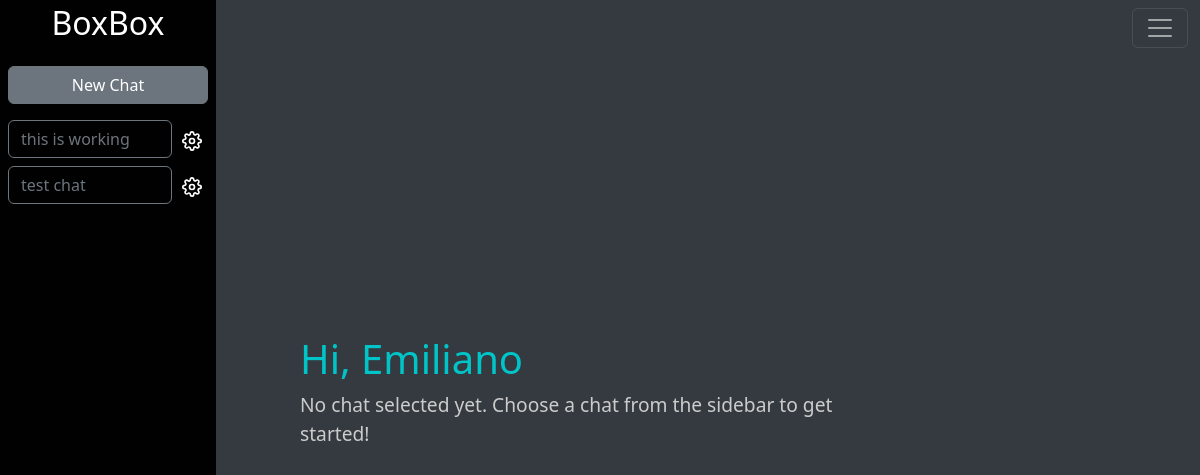
/mychats (signed in), run on an earlier commit of the app's database.
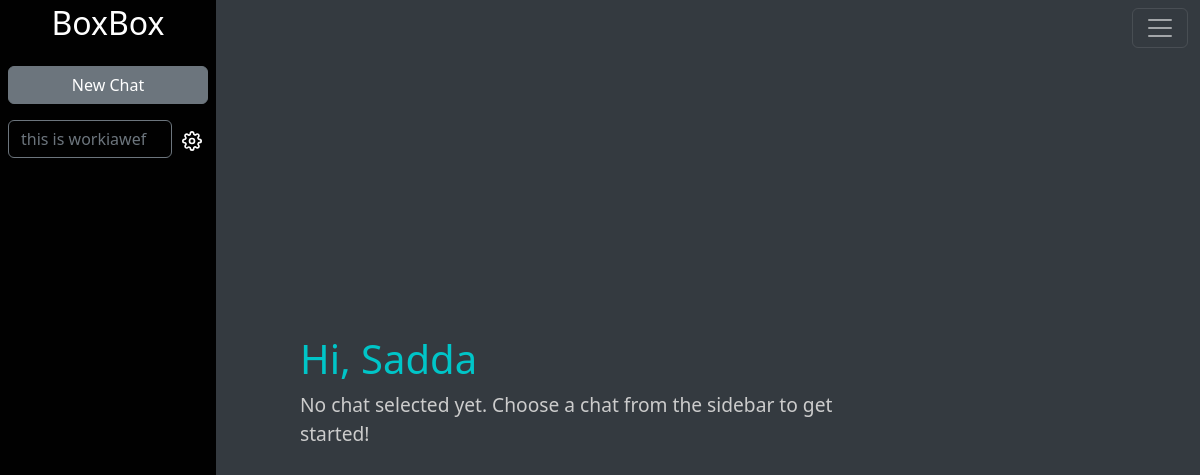
And on a later commit of the database.
### main.py (models this page shows)
class Base(DeclarativeBase):
    pass

class ChatSession(db.Model, Base):
    __tablename__ = "chat_sessions"
    id: Mapped[int] = mapped_column(db.Integer, primary_key=True)
    user_id: Mapped[int] = mapped_column(db.Integer, db.ForeignKey("users.id"))
    name: Mapped[str] = mapped_column(db.String(100), nullable=False)
    user: Mapped[User] = relationship("User", back_populates="chat_sessions")
    messages: Mapped[list["Message"]] = relationship("Message", back_populates="chat_session", cascade='all, delete-orphan')

class User(UserMixin, db.Model):
    __tablename__ = "users"
    id: Mapped[int] = mapped_column(Integer, primary_key=True)
    email: Mapped[str] = mapped_column(String(100), unique=True)
    password: Mapped[str] = mapped_column(String(100))
    name: Mapped[str] = mapped_column(String(100))
    chat_sessions: Mapped[list["ChatSession"]] = relationship("ChatSession", back_populates="user")

### main.py (the view, shortened to what this page needs)
@app.route('/mychats', defaults={'chat_id': None})
@app.route('/mychats/<int:chat_id>')
@login_required
def my_chats(chat_id):
    my_chats = ChatSession.query.filter_by(user_id=current_user.id).all()
    chat = None
    messages = None
    return render_template('chat.html', my_chats=my_chats, current_chat_id=chat_id, chat=chat, messages=messages, name=current_user.name)

### main.py (called while the page is built)
@login_manager.user_loader
def load_user(user_id):
    return User.query.get(int(user_id))

### templates/chat.html (shortened to what this page needs)
<!DOCTYPE html>
<html lang="en">
  <head>
    <link
      href="https://cdn.jsdelivr.net/npm/bootstrap@5.3.3/dist/css/bootstrap.min.css"
      rel="stylesheet"
    />
    <link
      rel="stylesheet"
      href="{{url_for('static', filename='css/chat.css')}}"
    />
  </head>
  <body>
    <nav class="navbar navbar-dark fixed-top navbar-fixed-top">
      <div class="container-fluid">
        <div class="dropdown">
          <button
            class="navbar-toggler"
            type="button"
            id="dropdownMenuButton"
            data-bs-toggle="dropdown"
            aria-expanded="false"
          >
            <span class="navbar-toggler-icon"></span>
          </button>
        </div>
      </div>
    </nav>
    <div class="fixed-sidebar pt-1 p-2">
      <h2 class="d-flex justify-content-center align-items-center text-white">BoxBox</h2>
      <a
        href="{{ url_for('create_chat') }}"
        class="btn btn-secondary w-100 my-3 text-color"
        >New Chat</a
      >
      <ul class="list-group list-group-flush text-white" id="chat-list">
        {% for chat in my_chats %}
        <li
          class="mb-2 d-flex justify-content-between align-items-center chat-item"
        >
          <a
            id="chat-btn-{{chat.id}}"
            class="chat-btn btn btn-outline-secondary flex-grow-1 text-start {% if chat.id == current_chat_id %}active{% endif %}"
            href="{{ url_for('my_chats', chat_id=chat.id) }}"
            >{{ chat.name }}</a
          >
          <div class="btn-group">
            <button
              type="button"
              class="settings-button"
              style="outline: none; box-shadow: none"
              data-bs-toggle="dropdown"
              aria-expanded="false"
            >
              <img
                src="{{ url_for('static', filename='images/icons/settings.svg') }}"
              />
            </button>
          </div>
        </li>
        {% else %}
        <li>You have no chats yet.</li>
        {% endfor %}
      </ul>
    </div>
    <div class="main-content">
      {% if chat %}
      <div id="messages">
        <br />
        {% for message in messages %} {% if message.sender == 'gemini' or
        message.sender == 'gpt3_5' %}
        <div class="ai-messages-container justify-content-between">
          {% if message.sender == 'gemini' %}
          <div class="gemini-message">
            <span class="terminal-prefix">Gemini:</span>
            <pre>{{ message.content }}</pre>
          </div>
          {% set next_message = loop.nextitem %} {% if next_message.sender ==
          'gpt3_5' %}
          <div class="gpt3_5-message">
            <span class="terminal-prefix">Gpt-3.5:</span>
            <pre>{{ next_message.content }}</pre>
          </div>
          {% endif %} {% endif %}
        </div>
        {% elif message.sender == 'user' %}
        <div class="user-message">
          <span class="terminal-prefix">You:</span>
          <pre>{{ message.content }}</pre>
        </div>
        {% endif %} {% endfor %}
      </div>
      <div class="chat-input-container">
        <div class="input-group chat-container">
          <textarea
            type="text"
            class="form-control prompt-input"
            id="messageInput"
            placeholder="Ask BoxBox..."
            aria-describedby="button-addon2"
          ></textarea>
          <button
            class="btn button-color prompt-send"
            type="button"
            id="sendButton"
          >
            <img
              src="{{ url_for('static', filename='images/icons/send-white.svg') }}"
              class="send-icon"
              alt="Send"
            />
          </button>
        </div>
      </div>
      {% else %}
      <div class="no-chat-selected">
        <h1 class="text-color-h">Hi, {{name.title()}}</h1>
        <p>
          No chat selected yet. Choose a chat from the sidebar to get started!
        </p>
      </div>
      {% endif %}
    </div>
  </body>
</html>

### static/css/chat.css (style rules this page uses)
body, html { overflow: hidden; height: 100%; margin: 0; background-color: #343a40; }
.fixed-sidebar { height: 100%; overflow-y: auto; position: fixed; width: 18%; background-color: #010101; z-index: 1030; }
.navbar-fixed-top { background-color: #343a40; z-index: 1010; }
.main-content { display: flex; margin: auto; }
.no-chat-selected { position: absolute; top: 50%; left: 50%; transform: translate(-50%, -50%); font-size: 1.2rem; color: #ccc; }
.text-color-h { color: #00c5c8; }
.chat-item { display: flex; justify-content: flex-start; }
.settings-button { background-color: transparent; border: none; padding-left: 10px; cursor: pointer; }

What changed in the data, as far as the page shows it:
removed ChatSession: name "test chat"
changed ChatSession: name "this is working" → "this is workiawef"
changed User: title "Emiliano" → "Sadda"
